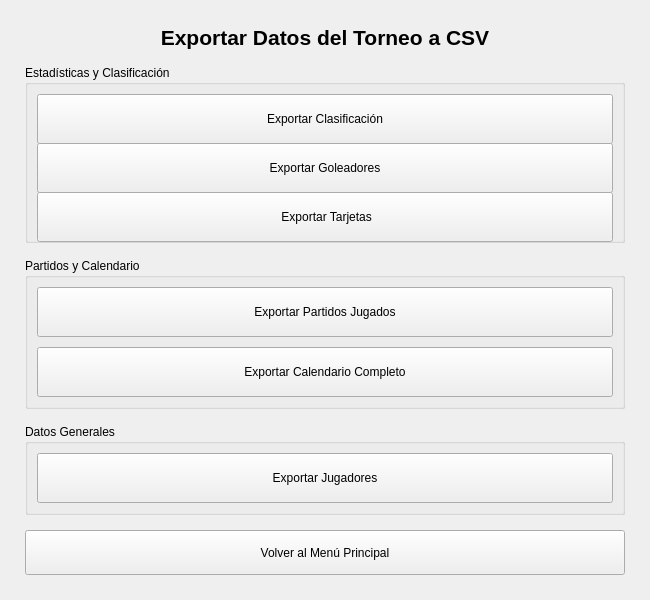
<?xml version="1.0" encoding="UTF-8"?>
<ui version="4.0">
 <class>ExportarWindow</class>
 <widget class="QWidget" name="ExportarWindow">
  <property name="geometry">
   <rect>
    <x>0</x>
    <y>0</y>
    <width>650</width>
    <height>600</height>
   </rect>
  </property>
  <property name="minimumSize">
   <size>
    <width>650</width>
    <height>600</height>
   </size>
  </property>
  <property name="maximumSize">
   <size>
    <width>650</width>
    <height>600</height>
   </size>
  </property>
  <property name="windowTitle">
   <string>Exportar Datos a CSV</string>
  </property>
  <layout class="QVBoxLayout" name="verticalLayout">
   <property name="spacing">
    <number>15</number>
   </property>
   <property name="leftMargin">
    <number>25</number>
   </property>
   <property name="topMargin">
    <number>25</number>
   </property>
   <property name="rightMargin">
    <number>25</number>
   </property>
   <property name="bottomMargin">
    <number>25</number>
   </property>
   <item>
    <widget class="QLabel" name="label_titulo">
     <property name="font">
      <font>
       <pointsize>16</pointsize>
       <bold>true</bold>
      </font>
     </property>
     <property name="text">
      <string>Exportar Datos del Torneo a CSV</string>
     </property>
     <property name="alignment">
      <set>Qt::AlignmentFlag::AlignCenter</set>
     </property>
    </widget>
   </item>
   <item>
    <widget class="QGroupBox" name="groupBox_estadisticas">
     <property name="title">
      <string>Estadísticas y Clasificación</string>
     </property>
     <layout class="QVBoxLayout" name="verticalLayout_2">
      <property name="spacing">
       <number>10</number>
      </property>
      <item>
       <widget class="QPushButton" name="btn_clasificacion">
        <property name="minimumSize">
         <size>
          <width>0</width>
          <height>50</height>
         </size>
        </property>
        <property name="toolTip">
         <string>Exporta la tabla de clasificación con estadísticas de cada equipo</string>
        </property>
        <property name="text">
         <string>Exportar Clasificación</string>
        </property>
       </widget>
      </item>
      <item>
       <widget class="QPushButton" name="btn_goleadores">
        <property name="minimumSize">
         <size>
          <width>0</width>
          <height>50</height>
         </size>
        </property>
        <property name="toolTip">
         <string>Exporta la tabla de goleadores del torneo</string>
        </property>
        <property name="text">
         <string>Exportar Goleadores</string>
        </property>
       </widget>
      </item>
      <item>
       <widget class="QPushButton" name="btn_tarjetas">
        <property name="minimumSize">
         <size>
          <width>0</width>
          <height>50</height>
         </size>
        </property>
        <property name="toolTip">
         <string>Exporta estadísticas de tarjetas por jugador</string>
        </property>
        <property name="text">
         <string> Exportar Tarjetas</string>
        </property>
       </widget>
      </item>
     </layout>
    </widget>
   </item>
   <item>
    <widget class="QGroupBox" name="groupBox_partidos">
     <property name="title">
      <string>Partidos y Calendario</string>
     </property>
     <layout class="QVBoxLayout" name="verticalLayout_3">
      <property name="spacing">
       <number>10</number>
      </property>
      <item>
       <widget class="QPushButton" name="btn_partidos_jugados">
        <property name="minimumSize">
         <size>
          <width>0</width>
          <height>50</height>
         </size>
        </property>
        <property name="toolTip">
         <string>Exporta solo los partidos que ya se han jugado</string>
        </property>
        <property name="text">
         <string>Exportar Partidos Jugados</string>
        </property>
       </widget>
      </item>
      <item>
       <widget class="QPushButton" name="btn_calendario">
        <property name="minimumSize">
         <size>
          <width>0</width>
          <height>50</height>
         </size>
        </property>
        <property name="toolTip">
         <string>Exporta todos los partidos (jugados y pendientes)</string>
        </property>
        <property name="text">
         <string>Exportar Calendario Completo</string>
        </property>
       </widget>
      </item>
     </layout>
    </widget>
   </item>
   <item>
    <widget class="QGroupBox" name="groupBox_general">
     <property name="title">
      <string>Datos Generales</string>
     </property>
     <layout class="QVBoxLayout" name="verticalLayout_4">
      <property name="spacing">
       <number>10</number>
      </property>
      <item>
       <widget class="QPushButton" name="btn_jugadores">
        <property name="minimumSize">
         <size>
          <width>0</width>
          <height>50</height>
         </size>
        </property>
        <property name="toolTip">
         <string>Exporta la lista completa de jugadores con sus estadísticas</string>
        </property>
        <property name="text">
         <string>Exportar Jugadores</string>
        </property>
       </widget>
      </item>
     </layout>
    </widget>
   </item>
   <item>
    <spacer name="verticalSpacer">
     <property name="orientation">
      <enum>Qt::Orientation::Vertical</enum>
     </property>
     <property name="sizeHint" stdset="0">
      <size>
       <width>20</width>
       <height>40</height>
      </size>
     </property>
    </spacer>
   </item>
   <item>
    <widget class="QPushButton" name="btn_volver">
     <property name="minimumSize">
      <size>
       <width>0</width>
       <height>45</height>
      </size>
     </property>
     <property name="toolTip">
      <string>Volver al menú principal</string>
     </property>
     <property name="text">
      <string>Volver al Menú Principal</string>
     </property>
    </widget>
   </item>
  </layout>
 </widget>
 <resources/>
 <connections/>
</ui>
